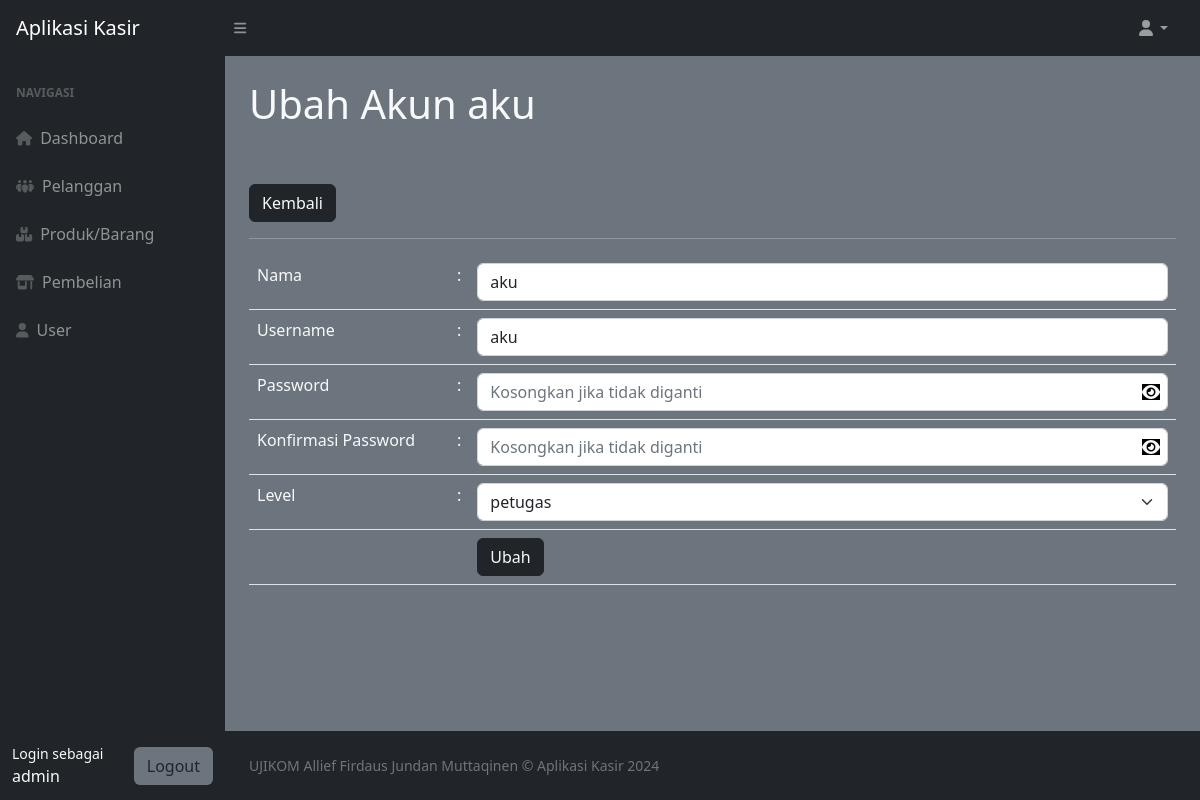
/index.php?page=user_ubah&&id=2 (signed in), run on the app's committed database.
### tables this page shows
CREATE TABLE `user` (
  `id_user` int(11) NOT NULL,
  `nama` varchar(255) DEFAULT NULL,
  `username` varchar(30) DEFAULT NULL,
  `password` varchar(35) DEFAULT NULL,
  `level` enum('admin','petugas') NOT NULL
);

### user_ubah.php (the view, shortened to what this page needs)
<?php
$id = $_GET['id'];
$query = mysqli_query($koneksi, "SELECT * FROM user WHERE id_user=$id");
$data = mysqli_fetch_array($query);
?>
<div class="container-fluid px-4">
    <h1 class="mt-4">Ubah Akun <?php echo $data['nama']; ?></h1>
    <br>
    <br>
    <a href="?page=user" class="btn btn-dark text-light">Kembali</a>
    <hr>
    <form method="post">
        <table class="table table-border text-light">
            <tr>
                <td width="200">Nama</td>
                <td width="1">:</td>
                <td><input class="form-control" type="text" required name="nama" value="<?php echo $data['nama']; ?>"
                        placeholder="Masukan Nama"></td>
            </tr>
            <tr>
                <td width="200">Username</td>
                <td width="10">:</td>
                <td><input class="form-control" type="text" required name="username"
                        value="<?php echo $data['username']; ?>" placeholder="Masukan Username"></td>
            </tr>
            <tr>
                <td>Password</td>
                <td>:</td>
                <td>
                    <div class="position-relative">
                        <input class="form-control" type="password" name="password" id="password"
                            placeholder="Kosongkan jika tidak diganti">
                        <span class="position-absolute top-50 end-0 translate-middle-y pe-2"
                            onclick="togglePassword('password')" style="cursor: pointer;">
                            <i class="fa-solid fa-eye bg-black" id="togglePasswordIcon-password"></i>
                        </span>
                    </div>
                </td>
            </tr>
            <tr>
                <td>Konfirmasi Password</td>
                <td>:</td>
                <td>
                    <div class="position-relative">
                        <input class="form-control" type="password" name="confirm_password" id="confirm_password"
                            placeholder="Kosongkan jika tidak diganti">
                        <span class="position-absolute top-50 end-0 translate-middle-y pe-2"
                            onclick="togglePassword('confirm_password')" style="cursor: pointer;">
                            <i class="fa-solid fa-eye bg-black" id="togglePasswordIcon-confirm_password"></i>
                        </span>
                    </div>
                </td>
            </tr>
            <tr>
                <td>Level</td>
                <td>:</td>
                <td>
                    <select class="form-control form-select" name="level">
                        <option value="petugas" <?php echo ($data['level'] == 'petugas') ? 'selected' : ''; ?>>petugas
                        </option>
                    </select>
                </td>
            </tr>
            <tr>
                <td></td>
                <td></td>
                <td>
                    <button type="submit" class="btn btn-dark text-light">Ubah</button>
                </td>
            </tr>
        </table>
    </form>
</div>

### data on the page
user: nama "aku", username "aku", level "petugas"

### other printed values
$_SESSION['user']['nama'] "admin"
